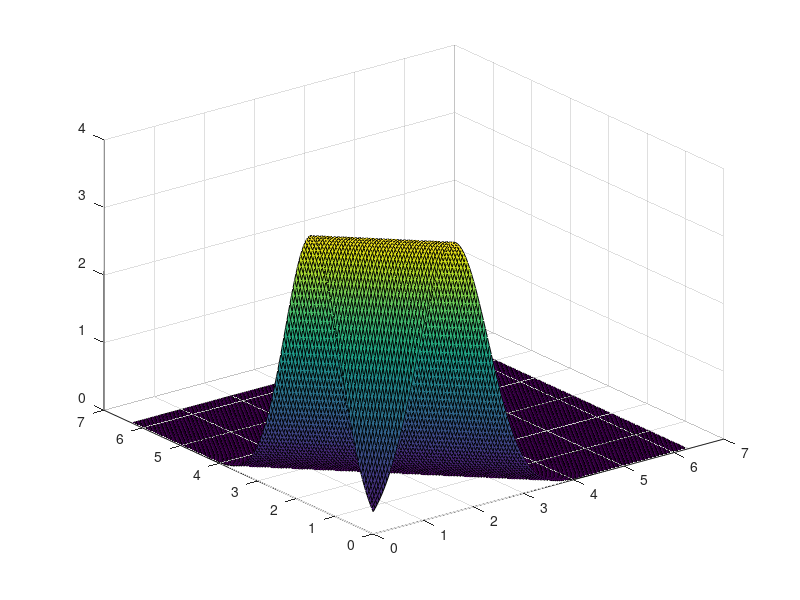

The MATLAB script that drew this image: (Note: this script raises an error after producing the figure.)
%--------------------- Anisotropic wave equationin 2D --------------------%
%--------------------- rho*u_tt=\div(m*\div u) ---------------------------%
%--------------------- u=u(x,y,t), rho=rho(x,y)---------------------------%
%---------------------          [ m_11(x,y) m_12(x,y)]--------------------%
%--------------------- m=m(x,y)=[                    ]--------------------%
%---------------------          [ m_21(x,y) m_22(x,y)]--------------------%
%--------------------- (x,y)\in [a,b]*[c,d], t>0 -------------------------%

clc;
close all;


% Test solutions
%ms = 'poly';
%ms = 'trig';
ms = "pulse";
% ms = "trigPulse";
% ms = "gauss";
% ms = "gaussForce";

% Domain
if (strcmp(ms, "poly"))
    ax = 0; bx = 1;
    ay = 0; by = 1;
else
    ax = 0;  
    ay = 0;
    if (strcmp(ms, "gauss")||(strcmp(ms, "gaussForce")))
        bx = 8*pi;
        by = 8*pi;
    else
        bx = 2*pi;
        by = 2*pi;
    end
end
% pulse solution kx=1, ky=-0.1
kx = 1;
ky = 1;
%ms = "const";
coeffs = "var";
%topView = "on";
topView = "off";
makeMovie = 1; % 1=make movie, 2=save Movie too
if (makeMovie==0)
    tFinal=.5;
else
    if (strcmp(coeffs,"const"))
        if (strcmp(ms, "trig"))
            tFinal = 25;
        elseif (strcmp(ms, "pulse"))
            tFinal = 4;
        elseif (strcmp(ms, "trigPulse"))
            tFinal = 5;
        elseif (strcmp(ms, "gaussForce"))
            tFinal = 20;
        elseif (strcmp(ms, "gauss"))
            tFinal = 10;
        else
            tFinal = 10;
        end
    else
        if (strcmp(ms, "trig"))
            tFinal = 1;
        elseif (strcmp(ms, "pulse"))
            tFinal = 0.5;
        elseif (strcmp(ms, "trigPulse"))
            tFinal = 0.5;
        elseif (strcmp(ms, "gaussForce"))
            tFinal = 1;
        elseif (strcmp(ms, "gauss")) 
            tFinal = 1.2;
        end
    end
    
end
cfl = 0.9;
debug = 0; % debug=1 check after first time-step, debug=2 check approx U1

% Grid refinement
if (makeMovie==0)
    startInd = 1;
    numResolutions = 4;
else
    if (strcmp(coeffs,"const"))
        if (strcmp(ms,"gauss"))
            startInd = 3;
            numResolutions = 3;
        elseif (strcmp(ms,"gaussForce"))
            startInd = 3;
            numResolutions = 3;
        else
            startInd = 3;
            numResolutions = 3;
        end
    else
        if (strcmp(ms,"gauss"))
            startInd = 3;
            numResolutions = 3;
        elseif (strcmp(ms,"gaussForce"))
            startInd = 4;
            numResolutions = 4;
        else
            startInd = 4;
            numResolutions = 4;
        end
    end
end


% Function rho and matrix m
if (strcmp(coeffs,"var"))
    a11 = .3; a12 = .2; a21 = .2; a22 =.6; 
    RHO = @(x,y) 0.1*(sin(x+y)+1.1);
    %RHO = @(x,y) 1. + 0*x+0*y;
    M11 = @(x,y) a11*(x+y)+1.;
    M11x = @(x,y) a11+0.*x+0.*y;
    M12 = @(x,y)  0*x + 0*y;
    M12x = @(x,y) 0.*x + 0.*y;
    M21 = @(x,y) 2 + 0.*x + 0.*y;
    M21y = @(x,y) 0.*x + 0.*y;
    M22 = @(x,y) a22*(2.*x+y)+2;
    M22y = @(x,y) a22+0.*x+0.*y;
    
else
    %rho = @(x,y) sin(x+y)+1.1;
    RHO = @(x,y) 1. + 0*x + 0*y;
    M11 = @(x,y) 1. + 0*x + 0*y;
    M11x = @(x,y,t) 0.*x + 0.*y;
    M12 = @(x,y) 1. + 0*x + 0*y;
    M12x = @(x,y) 0.*x + 0.*y;
    M21 = @(x,y) 0*x + 0*y;
    M21y = @(x,y) 0.*x + 0.*y;
    M22 = @(x,y) 2. + 0*x + 0*y;
    M22y = @(x,y) 0.*x + 0.*y;
end

omega = sqrt(M11(ax,bx)*kx^2+(M12(ax,bx)+M21(ax,bx))*kx*ky+...
        M22(ax,bx)*ky^2)/sqrt(RHO(ax,bx));

if (strcmp(ms,'poly'))
    % Polynomial manufactured solution
    a0 = .5; a1 = .7; a2 = .9;     % time coefficients
    b0 = .5; b1 = .8; b2 = .6;     % space coefficients in x
    c0 = .3; c1 = .25; c2 = .2;    % space coefficients in y

    ue = @(x,y,t) (b0+x.*(b1+x*b2)).*(c0+y.*(c1+y*c2))*(a0+t*(a1+t*a2));
    uet = @(x,y,t) (b0+x.*(b1+x*b2)).*(c0+y.*(c1+y*c2))*(a1+2.*t*a2);
    uex = @(x,y,t) (b1+2.*x*b2).*(c0+y.*(c1+y*c2))*(a0+t*(a1+t*a2));
    uey = @(x,y,t) (b0+x.*(b1+x*b2)).*(c1+2.*y*c2)*(a0+t*(a1+t*a2));
    uexy = @(x,y,t) (b1+2.*x*b2).*(c1+2.*y*c2)*(a0+t*(a1+t*a2));
    uett = @(x,y,t) (b0+x.*(b1+x*b2)).*(c0+y.*(c1+y*c2))*(2.*a2+0.*t);
    uexx = @(x,y,t) (2.*b2+0.*x).*(c0+y.*(c1+y*c2))*(a0+t*(a1+t*a2));
    ueyy = @(x,y,t) (b0+x.*(b1+x*b2)).*(2.*c2+0.*y)*(a0+t*(a1+t*a2));
elseif (strcmp(ms,"trig"))
    % Exact solution
    ue  = @(x,y,t) 3*cos(kx*x+ky*y-omega*t);
    uet = @(x,y,t) 3*omega*sin(kx*x+ky*y-omega*t);
    %ue = @(x,y,t) 3*sin(kx*x+ky*y-omega*t)+3*cos(kx*x+ky*y-omega*t);
    %uet = @(x,y,t) -3*omega*cos(kx*x+ky*y-omega*t)+3*omega*sin(kx*x+ky*y-omega*t);
elseif (strcmp(ms,"pulse"))
    beta = 1.;
    x0 = pi/2;
    ue = @(x,y,t) 4*exp(-beta*(kx*x+ky*y-omega*t-x0).^2);
    uet = @(x,y,t) 2*beta*omega*(kx*x+ky*y-omega*t-x0).*ue(x,y,t);
elseif (strcmp(ms,"trigPulse"))
    beta = .5;
    x0 = pi/2;
    kn = 2;
    ue = @(x,y,t) 2*exp(-beta*(kx*x+ky*y-omega*t-x0).^2)...
            .*cos(kn*(kx*x+ky*y-omega*t-x0));
    uet = @(x,y,t) 2*beta*omega*(kx*x+ky*y-omega*t-x0).*ue(x,y,t)...
            +kn*omega*2*exp(-beta*(kx*x+ky*y-omega*t-x0).^2)...
            .*sin(kn*(kx*x+ky*y-omega*t-x0));
    
end

% Initial conditions and boundary conditions and forcing
if (strcmp(ms,"gauss"))
    x0 = (ax+bx)/2; y0 = (ay+by)/2;
    gamma = 1; sigmaX = 2; sigmaY = 3;
    u0 = @(x,y) exp(-gamma*(((x-x0)/sigmaX).^2+((y-y0)/sigmaY).^2));
    u1 = @(x,y) 0.*x+0.*y;
    gax = @(y,t) 0.*t+0.*y;
    gbx = @(y,t) 0.*t+0.*y;
    gay = @(x,t) 0.*x+0.*t;
    gby = @(x,t) 0.*x+0.*t;
    f = @(x,y,t) 0.*x+0.*y+0*t;
elseif (strcmp(ms,"gaussForce"))
    x0 = (ax+bx)/2; y0 = (ay+by)/2;
    gamma = 3; sigmaX = 2; sigmaY = 3;
    u0 = @(x,y) 0.*x+0.*y;
    u1 = @(x,y) 0.*x+0.*y;
    gax = @(y,t) 0.*t+0.*y;
    gbx = @(y,t) 0.*t+0.*y;
    gay = @(x,t) 0.*x+0.*t;
    gby = @(x,t) 0.*x+0.*t;
    f = @(x,y,t) 2*exp(-gamma*(((x-x0)/sigmaX).^2+((y-y0)/sigmaY).^2)).*sin(gamma*t);
else
    
    u0   = @(x,y) ue(x,y,0);
    u1   = @(x,y) uet(x,y,0);
    u0xx = @(x,y) uedxdx(x,y,0);
    u0yy = @(x,y) uedydy(x,y,0);
    u1xx = @(x,y) uetxx(x,y,0);
    u1yy = @(x,y) uetyy(x,y,0);
    
    % Boundary conditions
    gax = @(y,t) ue(ax,y,t);
    gbx = @(y,t) ue(bx,y,t);
    gay = @(x,t) ue(x,ay,t);
    gby = @(x,t) ue(x,by,t);
    
    % Forcing term
    if (strcmp(ms, "poly"))
        f = @(x,y,t) RHO(x,y).*uett(x,y,t)-M11(x,y).*uexx(x,y,t)...
            -M22(x,y).*ueyy(x,y,t)-(M12(x,y)+M21(x,y)).*uexy(x,y,t)...
            -(M11x(x,y)+M21y(x,y)).*uex(x,y,t)...
            -(M12x(x,y)+M22y(x,y)).*uey(x,y,t);
    else
        f = @(x,y,t) 0.*x+0.*y+0*t;
    end
end

if (makeMovie>1)
    % Define the parameters of the video
    videoFile = 'myVideo.mp4';
    fps = 40; % frames per second
    % Create a VideoWriter object
    videoWriterObj = VideoWriter(videoFile, 'MPEG-4');
    videoWriterObj.FrameRate = fps;
    % Open the video file for writing
    open(videoWriterObj);
end


errMax = zeros(numResolutions,1);
for m = startInd:numResolutions
    Nx = 10*2^m; Ny = 10*2^m;
    dx = (bx-ax)/Nx;
    dy = (by-ay)/Ny;
    iax = 1; iay = 1; 
    ibx = iax+Nx; iby = iay+Ny;
    i1x = iax+1;  i1y = iay+1;
    i2x = ibx-1;  i2y = iby-1;
    I  = i1x:i2x; % interior points in x
    I1b = iax:ibx; % interior points & boundary points in x
    J  = i1y:i2y; % interior points in y
    I2b = iay:iby; % interior points & boundary points in y
    Ngx = Nx+1; % total grid points in x
    Ngy = Ny+1; % total grid points in y
    x = zeros(Nx+1,Ny+1);
    y = zeros(Nx+1,Ny+1);
    % fill in x&y
    for iy = 1:Ngy
        for ix = 1:Ngx
            x(ix,iy) = ax+(ix-iax)*dx;
            y(ix,iy) = ay+(iy-iay)*dy;
        end
    end
    % Matrices hold grid values for rho and m
    rho = RHO(x,y);
    m11 = M11(x,y);
    m12 = M12(x,y);
    m21 = M21(x,y);
    m22 = M22(x,y);
    
%     % Define difference operators
%     xDef = @(u,m,I,J) (m(x(I,J)+dx/2,y(I,J)).*u(I+1,J)...
%         -(m(x(I,J)+dx/2,y(I,J))+m(x(I,J)-dx/2,y(I,J))).*u(I,J)...
%         +m(x(I,J)-dx/2,y(I,J)).*u(I-1,J))/(dx^2);
%     yDef = @(u,m,I,J) (m(x(I,J),y(I,J)+dy/2).*u(I,J+1)...
%         -(m(x(I,J),y(I,J)+dy/2)+m(x(I,J),y(I,J)-dy/2)).*u(I,J)...
%         +m(x(I,J),y(I,J)-dy/2).*u(I,J-1))/(dy^2);
%     xyDef = @(u,m,I,J) (m(x(I+1,J),y(I,J)).*(u(I+1,J+1)-u(I+1,J-1))...
%         -m(x(I-1,J),y(I,J)).*(u(I-1,J+1)-u(I-1,J-1)))/(4*dx*dy);
%     yxDef = @(u,m,I,J) (m(x(I,J),y(I,J+1)).*(u(I+1,J+1)-u(I-1,J+1))...
%         -m(x(I,J),y(I,J-1)).*(u(I+1,J-1)-u(I-1,J-1)))/(4*dx*dy);
    
    % New difference operators
    xDef = @(u,m,I,J) ((1/2)*(m(I+1,J)+m(I,J)).*u(I+1,J)...
        -((1/2)*(m(I+1,J)+2*m(I,J)+m(I-1,J))).*u(I,J)...
        +((1/2)*(m(I,J)+m(I-1,J))).*u(I-1,J))/(dx^2);
    yDef = @(u,m,I,J) ((1/2)*(m(I,J+1)+m(I,J)).*u(I,J+1)...
        -((1/2)*(m(I,J+1)+2*m(I,J)+m(I,J-1))).*u(I,J)...
        +((1/2)*(m(I,J)+m(I,J-1))).*u(I,J-1))/(dy^2);
    xyDef = @(u,m,I,J) ( m(I+1,J).*(u(I+1,J+1)-u(I+1,J-1))...
        -m(I-1,J).*(u(I-1,J+1)-u(I-1,J-1)) )/(4*dx*dy);
    yxDef = @(u,m,I,J) (m(I,J+1).*(u(I+1,J+1)-u(I-1,J+1))...
        -m(I,J-1).*(u(I+1,J-1)-u(I-1,J-1)))/(4*dx*dy);
    
    % Time stepping
    dt = cfl*min(min(sqrt(rho)./sqrt( m11/(dx^2)+(m12...
        +m21)/(4*dx*dy)+m22/(dy^2) )));
    Nt = ceil(tFinal/dt);
    dt = tFinal/Nt; % adjust dt to exactly reach tFinal
    
    % Allocate space for solution
    % unm1 = zeros(Ngx,Ngy);
    un   = zeros(Ngx,Ngy);
    unp1 = zeros(Ngx,Ngy);
    
    t = 0;
    % Update u0 and u1 to get started
    unm1 = u0(x,y);
%     % Approximation for u1
%     un(I,J) = unm1(I,J)+dt*u1(x(I,J),y(I,J))+(dt^2./(2*RHO(x(I,J),y(I,J))))...
%         .*(xDef(unm1,M11,I,J)+xyDef(unm1,M12,I,J)...
%         +yxDef(unm1,M21,I,J)+yDef(unm1,M22,I,J)+f(x(I,J),y(I,J),0));

    %New Approximation for u1
    % Approximation for u1
    un(I,J) = unm1(I,J)+dt*u1(x(I,J),y(I,J))+(dt^2./(2*rho(I,J)))...
        .*(xDef(unm1,m11,I,J)+xyDef(unm1,m12,I,J)...
        +yxDef(unm1,m21,I,J)+yDef(unm1,m22,I,J)+f(x(I,J),y(I,J),0));
    % Update boundary
    un(iax,I2b) = gax(y(iax,I2b),dt);
    un(ibx,I2b) = gbx(y(ibx,I2b),dt);
    un(I1b,iay) = gay(x(I1b,iay),dt);
    un(I1b,iby) = gby(x(I1b,iby),dt);
    % Check the approximation
    if(debug>1)
        uExact = ue(x,y,dt);
        err = uExact-un;
        errMax = max(max(abs(err)));
        fprintf('Debug: Check approx for U1: maxErr=%8.2e\n', errMax);
        return;
    end    
    


    %-----------------------Start time-stepping loop----------------------%
    for n = 1:Nt-1
        t = n*dt;
%         % Interior points
%         unp1(I,J) = 2*un(I,J)-unm1(I,J)+(dt^2./RHO(x(I,J),y(I,J))).*...
%             (xDef(un,M11,I,J)+xyDef(un,M12,I,J)+yxDef(un,M21,I,J)...
%             +yDef(un,M22,I,J)+f(x(I,J),y(I,J),t));
        
        % New interior points
        % Interior points
        unp1(I,J) = 2*un(I,J)-unm1(I,J)+(dt^2./rho(I,J)).*...
            (xDef(un,m11,I,J)+xyDef(un,m12,I,J)+yxDef(un,m21,I,J)...
            +yDef(un,m22,I,J)+f(x(I,J),y(I,J),t));
        % Update boundary
        unp1(iax,I2b) = gax(y(iax,I2b),t+dt);
        unp1(ibx,I2b) = gbx(y(ibx,I2b),t+dt);
        unp1(I1b,iay) = gay(x(I1b,iay),t+dt);
        unp1(I1b,iby) = gby(x(I1b,iby),t+dt);
        
        if(debug>0 && n==1)
            uExact = ue(x,y,t+dt);
            err = uExact-unp1;
            errMax = max(max(abs(err)));
            fprintf('Debug: after frist time-step: maxErr=%8.2e\n',errMax);
            return;
        end
        
       % Make a movie
       if (strcmp(coeffs,"const"))
           if (strcmp(ms, "trig"))
               step = 5;
           elseif (strcmp(ms, "pulse"))
               step = 2;
           elseif (strcmp(ms, "gauss"))
               step = 1;
           elseif (strcmp(ms, "gaussForce"))
               step = 1;
           else
               step = 2;
           end
       else
           if (strcmp(ms, "trig"))
               step = 5;
           else
               step = 1;
           end
       end
       if (makeMovie>0 && m==startInd && mod(n,step)==0)
           figure(1);
           surf(x,y,un);
           %surf(x,y,ue(x,y,t));
           colormap(getRainbow);
           xlabel("x"); ylabel("y"); zlabel("u");
           % shading interp;
           % view(0,90); % top view
           az = min(min(un));
           bz = max(max(un));
           title(sprintf("2D-Anisotropic Wave Equation t=%4.2e",t));
           %axis([ax bx ay by az bz]);
           if (strcmp(coeffs,"const"))
               if (strcmp(ms,"trig"))
                   axis([ax bx ay by -3.5 3.5]);
               elseif (strcmp(ms, "pulse"))
                   axis([ax bx ay by -.5 5]);
               elseif (strcmp(ms, "trigPulse"))
                   axis([ax bx ay by -3 3]);
               elseif (strcmp(ms, "gauss"))
                   axis([ax bx ay by -1.5 1.5]);
               else
                   axis([ax bx ay by -.7 .7]);
               end
           else
               if (strcmp(ms,"trig"))
                   axis([ax bx ay by -6 5]);
               elseif (strcmp(ms, "pulse"))
                   axis([ax bx ay by -8 8]);
               elseif (strcmp(ms, "trigPulse"))
                   axis([ax bx ay by -5 5]);
               elseif (strcmp(ms, "gauss"))
                   axis([ax bx ay by -1 1]);
               else
                   axis([ax bx ay by -0.5 0.5]);
               end
           end
           if (strcmp(topView,"on"))
               %shading interp; 
               view(0,90); % top view
           end
           drawnow
           % Save movie
           if (makeMovie>1)
               % Get the current frame as an image
               frameImage = getframe(gcf);
               % Write the current frame to the video file
               writeVideo(videoWriterObj, frameImage);
           end
       end
       
        % Update unm1 & un for next step
        unm1 = un;
        un = unp1;
        
    end
    %-----------------------End time-stepping loop------------------------%
    
    if (makeMovie==0 && (strcmp(coeffs,"const")||strcmp(ms,"poly")))
        % Compute error
        t = t+dt;
        uexact = ue(x,y,t);
        err = uexact-un;
        errMax(m) = max(max(abs(err)));
        maxNorm = max(max(un));
        fprintf('%s: t=%4.2f Nx=%3d Ny=%3d Nt=%3d dt=%8.2e maxNorm=%8.2e maxRelErr=%8.2e',...
            ms,tFinal,Nx,Ny,Nt,dt,maxNorm,errMax(m)/maxNorm);
        if( m>1 )
            fprintf(' ratio=%4.2f\n',errMax(m-1)/errMax(m));
        else
            fprintf('\n');
        end
        
        % Plot results
        if((m==3)&&(~strcmp(ms,'poly'))) % Plot for ms difers than poly
            figure(1);
            surf(x,y,un);
            colormap(getRainbow);
            colorbar;
            title(sprintf("2D Anisotropic Wave Equation solution, Nx=%d",Nx));
            xlabel("x"); ylabel("y"); zlabel("u");
            figure(2);
            surf(x,y,err);
            colormap(getRainbow);
            colorbar;
            title(sprintf("Error, N_x=%d",Nx));
            xlabel("x"); ylabel("y"); zlabel("err");
        end
        
    end
end
if (makeMovie>1)
    % Close the video file
    close(videoWriterObj);
end
